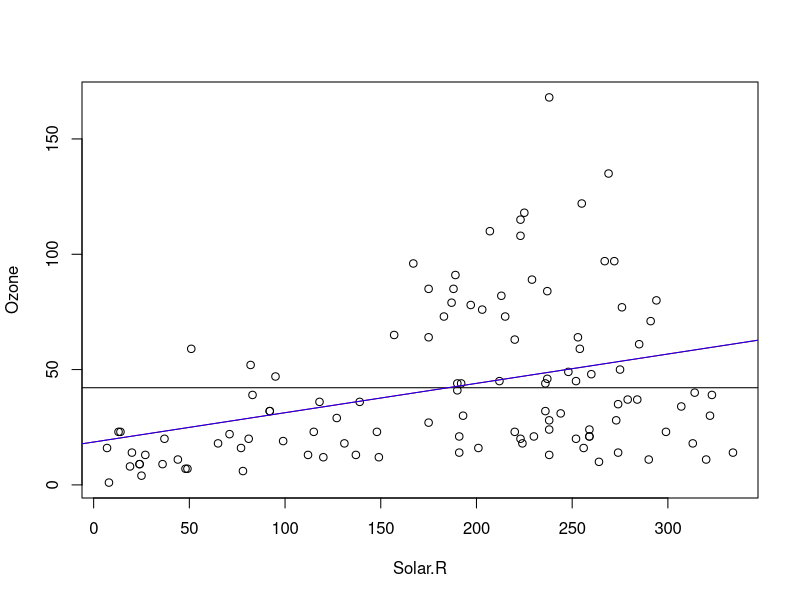

The R script that drew this image:
library(datasets)
data("airquality")
View(airquality)
names(airquality)

plot(Ozone ~ Solar.R, data=airquality)

airquality$Ozone

mean.Ozone = mean(airquality$Ozone,na.rm = T)
print(mean.Ozone)

#Line Plot
abline(h=mean.Ozone)

# lm(: Linear Model
#Training of the Algorithm
model = lm(Ozone ~ Solar.R, data=airquality)

#intercept of line and coefficients of x
print(model)
summary(model)

#abline()
abline(model,col="red")
abline(a=18.5987,b=0.1272,col="blue")
par(mfrow=c(1,2))

